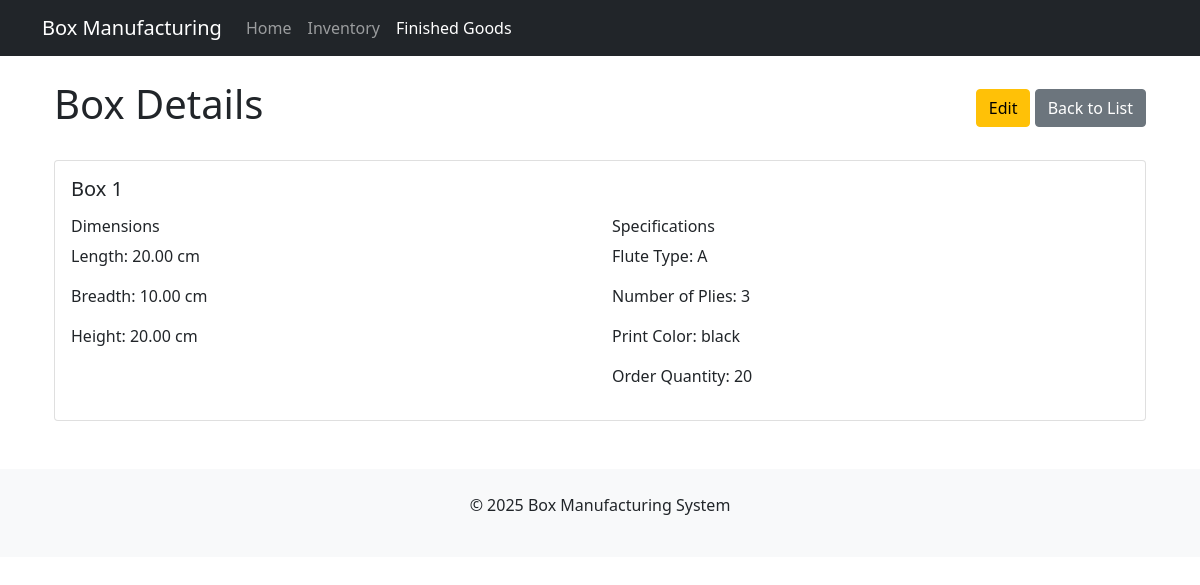
The page /finished-goods/boxes/1/ on the database as committed earlier.
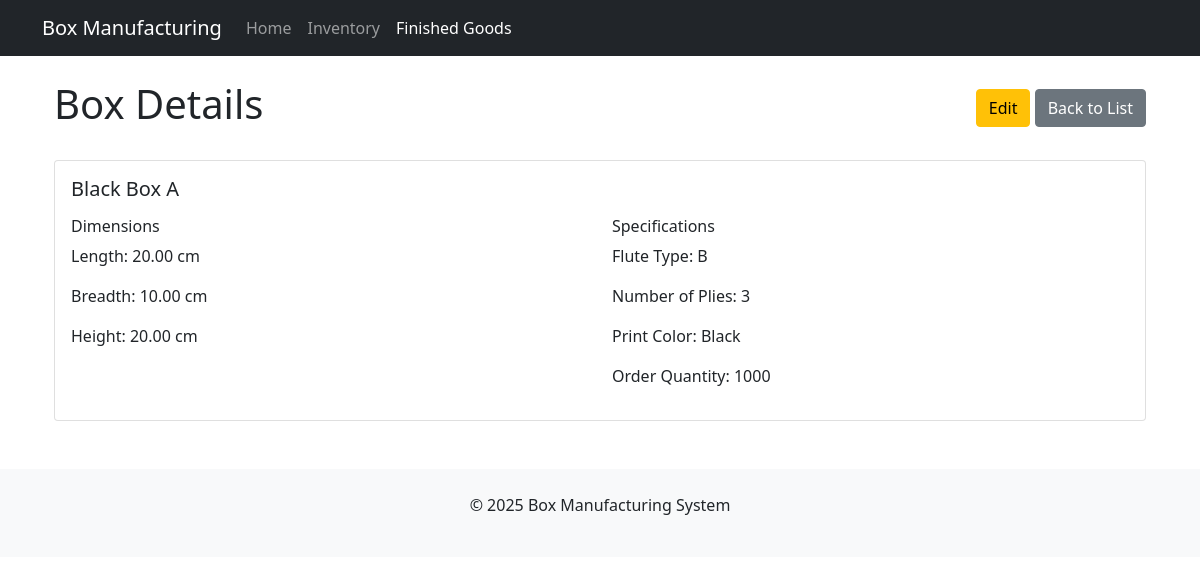
The same page on the database as committed later.
### finished_goods/models.py (models this page shows, shortened)
class BoxDetails(models.Model):
    FLUTE_CHOICES = [
        ('A', 'A Flute'),
        ('B', 'B Flute'),
        ('C', 'C Flute'),
        ('E', 'E Flute'),
        ('F', 'F Flute'),
        ('BC', 'BC Flute'),
    ]
    box_name = models.CharField(max_length=100)
    length = models.DecimalField(max_digits=10, decimal_places=2)
    breadth = models.DecimalField(max_digits=10, decimal_places=2)
    height = models.DecimalField(max_digits=10, decimal_places=2)
    flute_type = models.CharField(max_length=2, choices=FLUTE_CHOICES)
    num_plies = models.IntegerField(choices=[(3, '3 Ply'), (5, '5 Ply'), (7, '7 Ply')])
    print_color = models.CharField(max_length=50, blank=True)
    order_quantity = models.IntegerField(default=1000)
    created_at = models.DateTimeField(auto_now_add=True)
    updated_at = models.DateTimeField(auto_now=True)

### finished_goods/views.py (the view)
# urls.py: path('boxes/<int:pk>/', views.BoxDetailView.as_view(), name='box-detail'),
class BoxDetailView(DetailView):
    model = BoxDetails
    template_name = 'finished_goods/box_detail.html'
    context_object_name = 'box'

### finished_goods/templates/finished_goods/box_detail.html (shortened to what this page needs)
{% extends 'base.html' %}
{% block content %}
<div class="container">
    <div class="d-flex justify-content-between align-items-center mb-4">
        <h1>Box Details</h1>
        <div>
            <a href="{% url 'finished_goods:box-update' box.pk %}" class="btn btn-warning">Edit</a>
            <a href="{% url 'finished_goods:box-list' %}" class="btn btn-secondary">Back to List</a>
        </div>
    </div>
    <div class="card">
        <div class="card-body">
            <h5 class="card-title">{{ box.box_name }}</h5>
            <div class="row mt-3">
                <div class="col-md-6">
                    <h6>Dimensions</h6>
                    <p>Length: {{ box.length }} cm</p>
                    <p>Breadth: {{ box.breadth }} cm</p>
                    <p>Height: {{ box.height }} cm</p>
                </div>
                <div class="col-md-6">
                    <h6>Specifications</h6>
                    <p>Flute Type: {{ box.flute_type }}</p>
                    <p>Number of Plies: {{ box.num_plies }}</p>
                    <p>Print Color: {{ box.print_color }}</p>
                    <p>Order Quantity: {{ box.order_quantity }}</p>
                </div>
            </div>
        </div>
    </div>
</div>
{% endblock %}

Rows that differ between the two databases and show on the page:
changed BoxDetails: box_name "Box 1" → "Black Box A"; flute_type "A" → "B"; print_color "black" → "Black"; order_quantity "20" → "1000"
